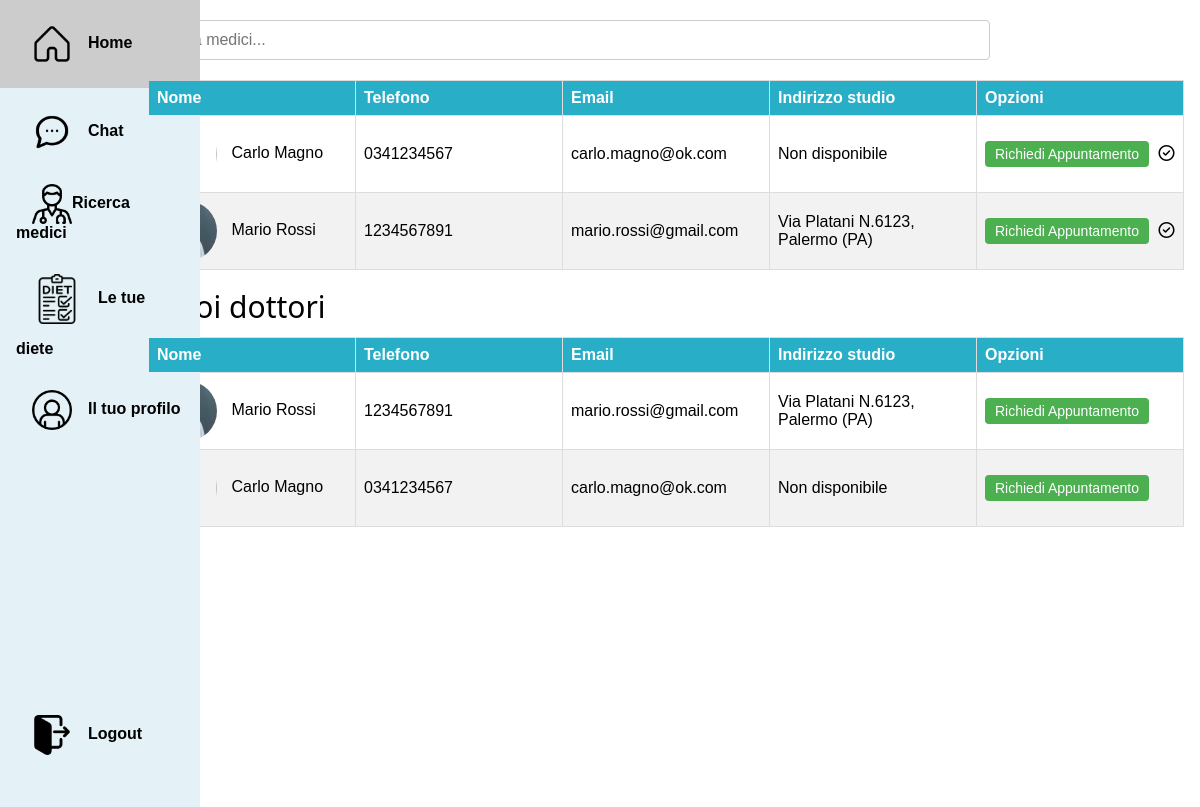
Before: /ricerca_medici/ (signed in) with the older database file.
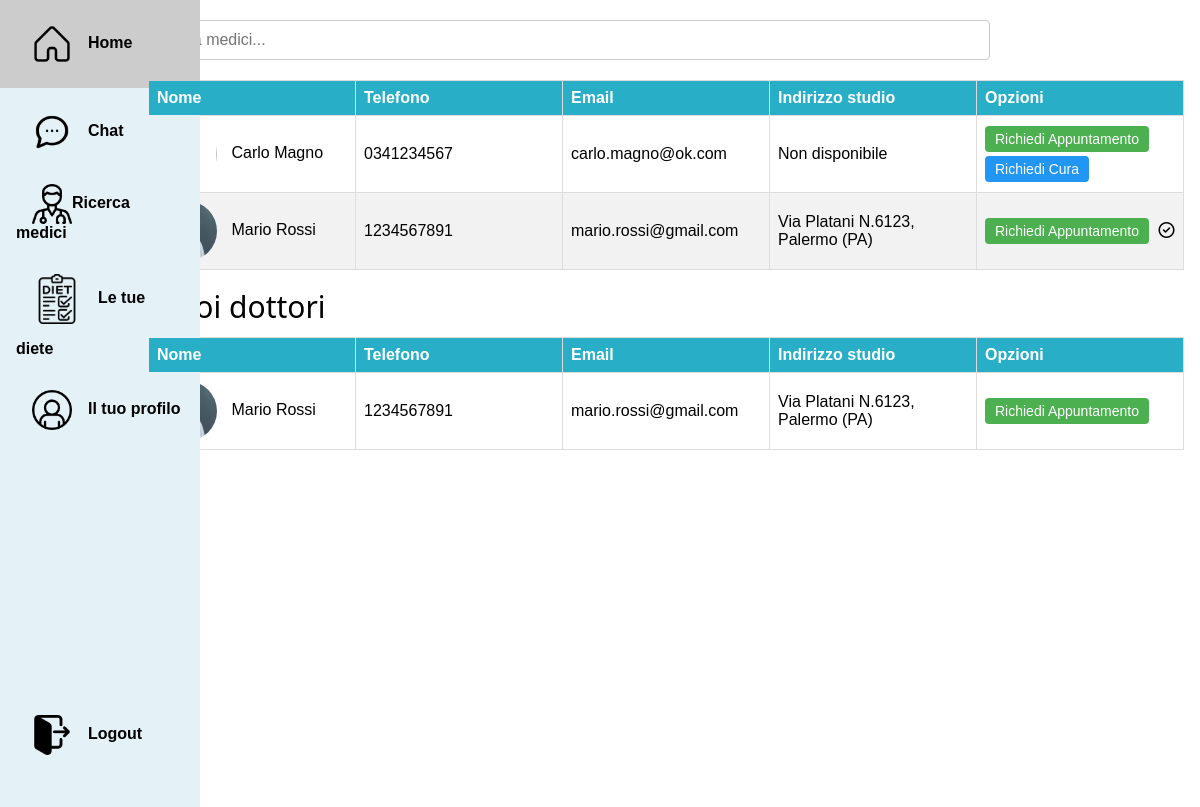
After: the same page with the newer database file.
### myapp/models.py (models this page shows, shortened)
class Utente(AbstractUser):
    cf = models.CharField(max_length=16, blank=True)
    nome = models.CharField(max_length=30, blank=True)
    cognome = models.CharField(max_length=30, blank=True)
    provincia = models.CharField(max_length=2, blank=True)
    telefono = models.CharField(max_length=10)
    email = models.EmailField(max_length=100, blank=True)
    genere = models.CharField(max_length=1, choices=[('M', 'Maschio'), ('F', 'Femmina')])
    data_nascita = models.DateField()
    foto_profilo = models.ImageField(upload_to='images/', default='images/default.jpg')
    tipo_utente = models.BooleanField(default=False)  # tipo = 1 => dottore, tipo = 0 => paziente
    objects = CustomUserManager()

class Studio(models.Model):
    medico = models.OneToOneField(Utente, on_delete=models.CASCADE, limit_choices_to={'tipo_utente': True})
    via = models.CharField(max_length=50,blank=True)
    civico = models.IntegerField(blank=True)
    citta = models.CharField(max_length=30,blank=True)
    provincia = models.CharField(max_length=2,blank=True)

class Cura(models.Model):
    idDottore = models.ForeignKey(Utente, related_name='cure_dottore', null=True, on_delete=models.CASCADE)
    idPaziente = models.ForeignKey(Utente, related_name='cure_paziente', null=True, on_delete=models.CASCADE)
    statoRichiesta=models.IntegerField(default=-1)

### myapp/views.py (the view)
# urls.py: path('ricerca_medici/', views.ricerca, name='ricerca'),
@login_required
def ricerca(request):
    paziente = request.user
    doctors = Utente.objects.filter(tipo_utente=True).select_related('studio').order_by('nome', 'cognome')
    richieste_paziente = Cura.objects.filter(idPaziente=paziente).values_list('idDottore_id', flat=True)
    medici_curanti = Cura.objects.filter(idPaziente=paziente, statoRichiesta=1).select_related('idDottore')
    context={
        'doctors': doctors,
        'richieste_dottori': richieste_paziente,
        'medici_curanti': medici_curanti
    }
    return render(request, 'ricerca_medici.html', context)

### myapp/templates/ricerca_medici.html (shortened to what this page needs)
{% extends 'base.html' %}
{% load static %}
{% block content %}
{% load static %}
<link rel="stylesheet" href="{% static 'css/doctors.css' %}">
<div class="search-container w3-margin-left">
    <input type="text" id="searchInput" placeholder="Cerca medici..." onkeyup="searchDoctors()">
</div>
<div class="results-container w3-margin-left  w3-margin-right">
    <table class="results-table table table-striped">
        <thead>
            <tr>
                <th>Nome</th>
                <th>Telefono</th>
                <th>Email</th>
                <th>Indirizzo studio</th>
                <th>Opzioni</th>
            </tr>
        </thead>
        <tbody id="resultsBody">
            {% for doctor in doctors %}
            <tr>
                <td>
                    {{ doctor.nome }} {{ doctor.cognome }}
                </td>
                <td>{{ doctor.telefono }}</td>
                <td>{{ doctor.email }}</td>
                <td>
                    {% if doctor.studio %}
                    Via {{ doctor.studio.via }} N.{{ doctor.studio.civico }}, {{ doctor.studio.citta }}
                    ({{doctor.studio.provincia }})
                    {%else%}
                    Non disponibile
                    {% endif %}
                </td>
                <td class="action-buttons">
                    <button class="appointment-button" onclick="openAppointmentModal('{{ doctor.id }}')">Richiedi
                        Appuntamento</button>
                    <form method="post" action="{% url 'richiesta_cura' doctor.id %}" style="display:inline;">
                        {% if doctor.id in richieste_dottori %}
                        <i class="far fa-check-circle"> </i>
                        {% else %}
                        <button type="submit" class="treatment-button" style="margin-top: 2%;">Richiedi Cura</button>
                        {% endif %}
                    </form>
                </td>
            </tr>
            {% endfor %}
        </tbody>
    </table>
</div>
<div class="current-doctors-container w3-margin-left w3-margin-right">
    <h2>I tuoi dottori</h2>
    <table class="results-table table table-striped">
        <thead>
            <tr>
                <th>Nome</th>
                <th>Telefono</th>
                <th>Email</th>
                <th>Indirizzo studio</th>
                <th>Opzioni</th>
            </tr>
        </thead>
        <tbody id="currentDoctorsBody">
            {% for cura in medici_curanti %}
            <tr>
                <td>
                    {{ cura.idDottore.nome}} {{ cura.idDottore.cognome }}
                </td>
                <td>{{ cura.idDottore.telefono }}</td>
                <td>{{ cura.idDottore.email }}</td>
                <td>
                    {% if cura.idDottore.studio %}
                    Via {{ cura.idDottore.studio.via }} N.{{ cura.idDottore.studio.civico }},
                    {{cura.idDottore.studio.citta }} ({{ cura.idDottore.studio.provincia }})
                    {%else%}
                    Non disponibile
                    {% endif %}
                </td>
                <td class="action-buttons"><button class="appointment-button"
                        onclick="openAppointmentModal('{{ cura.idDottore.id }}')">Richiedi Appuntamento</button></td>
            </tr>
            {% endfor %}
        </tbody>
    </table>
</div>
{%endblock %}

### myapp/templates/base.html (shortened to what this page needs)
{% load static %}
<!DOCTYPE html>
<html lang="en">
<head>
        <link rel="stylesheet" href="{% static 'css/styles.css' %}">
        <link rel="stylesheet" href="{% static 'css/doctors.css' %}">
        <link rel="stylesheet" href="{% static 'css/diet.css' %}">
        <link rel="stylesheet" href="https://cdnjs.cloudflare.com/ajax/libs/font-awesome/6.6.0/css/all.min.css">
</head>
<div class="w3-sidebar w3-bar-block" style="background-color: #E4F1F6;  font-weight:bold;">
        <a href="{% url 'home' %}" class="w3-bar-item w3-button  "><img class="w3-margin"
                        src="{% static 'images/icons/home.png' %}" alt="Icona home" style="width:40px;">Home</a>
        <a href="{% url 'chats' %}" class="w3-bar-item w3-button "><img class="w3-margin"
                        src="{% static 'images/icons/chat.png' %}" alt="Icona chat" style="width:40px;">Chat</a>
        {%if user.tipo_utente is True %}
        <a href="{% url 'mypats' %}" class="w3-bar-item w3-button"><i class="far fa-calendar-alt w3-padding"></i>I tuoi
                pazienti</a>
        {% else %}
        <a href="{% url 'ricerca' %}" class="w3-bar-item w3-button">
                <img class=" w3-margin-left" src="{% static 'images/icons/doctor.png' %}" alt="Icona Dottore"
                        style="width:40px;">Ricerca medici</a>
        <a href="{% url 'diet' %}" class="w3-bar-item w3-button "><img class="w3-margin"
                        src="{% static 'images/icons/diet.png' %}" alt="Icona Dieta" style="width:50px;">Le tue
                diete</a>
        {%endif%}
        <a href="{% url 'profilo' %}" class="w3-bar-item w3-button "><img class="w3-margin"
                        src="{% static 'images/icons/user.png' %}" alt="Icona profilo" style="width:40px;">Il tuo
                profilo</a>
        <a href="{% url 'logout' %}" class="w3-bar-item w3-button" style="position:absolute; bottom: 5%"><img
                        class="w3-margin" src="{% static 'images/icons/logout.png' %}" alt="Icona logout"
                        style="width:40px;">Logout</a>
</div>
<div class="container" style="width: 90%; height: 100%;margin-top: 20px;">
        {% block content %}{% endblock %}
</div>
</html>

### static/css/styles.css (style rules this page uses)
.search-container { margin-bottom: 20px; }
.search-container input[type="text"] { width: 80%; padding: 10px; font-size: 16px; border: 1px solid #ccc; border-radius: 4px; }
.results-table { width: 100%; border-collapse: collapse; }
.results-table th, .results-table td { border: 1px solid #ccc; padding: 10px; text-align: left; }
.results-table th { background-color: #159096; color: white; }
.results-table tr:nth-child(even) { background-color: #f2f2f2; }
table { border-collapse: collapse; width: 100%; margin-bottom: 1em; }
table, th, td { border: 1px solid #28afc7; }
th, td { padding: 8px; text-align: left; }
th { background-color: #28afc7; color: white; }
.container { width: calc(100% - 250px); height: 100%; margin-left: 11%; margin-top: 3px; gap: 20px; }
html { box-sizing: border-box }
*, *:before, *:after { box-sizing: inherit }
html { -ms-text-size-adjust: 100%; -webkit-text-size-adjust: 100% }
a { background-color: transparent }
img { border-style: none; width: auto; height: auto; }
button, input, select, textarea, optgroup { font: inherit; margin: 0 }
button, input { overflow: visible }
button, select { text-transform: none }
button, [type=button], [type=reset], [type=submit] { -webkit-appearance: button }
html, body { font-family: Arial, sans-serif; margin: 0; padding: 0; display: flex; margin: 0; height: 100%; width: 100%; }
html { overflow-x: hidden }
h2 { font-size: 30px }
h1, h2, h3, h4, h5, h6 { font-family: "Segoe UI", Arial, sans-serif; font-weight: 400; margin: 10px 0 }
img { vertical-align: middle }
a { color: inherit }
.w3-btn, .w3-button { border: none; display: inline-block; padding: 8px 16px; vertical-align: middle; overflow: hidden; text-decoration: none; color: inherit; background-color: inherit; text-align: center; cursor: pointer; white-space: nowrap }
.w3-btn, .w3-button { -webkit-touch-callout: none; -webkit-user-select: none; -khtml-user-select: none; -moz-user-select: none; -ms-user-select: none; user-select: none }
.w3-sidebar { height: 100%; width: 200px; background-color: #fff; position: fixed !important; z-index: 1; overflow: auto }
.w3-bar-block .w3-bar-item { width: 100%; display: block; padding: 8px 16px; text-align: left; border: none; white-space: normal; float: none; outline: 0 }
.w3-margin { margin: 16px !important }
.w3-margin-left { margin-left: 16px !important }
.w3-margin-right { margin-right: 16px !important }

### static/css/doctors.css (style rules this page uses)
.search-container { margin-bottom: 20px; }
.search-container input[type="text"] { width: 80%; padding: 10px; font-size: 16px; border: 1px solid #ccc; border-radius: 4px; }
.results-table { width: 100%; border-collapse: collapse; }
.results-table th, .results-table td { border: 1px solid #ccc; padding: 10px; text-align: left; }
.results-table th { background-color: #159096; color: white; }
.results-table tr:nth-child(even) { background-color: #f2f2f2; }
.action-buttons button { padding: 5px 10px; margin-right: 5px; font-size: 14px; border: none; border-radius: 4px; cursor: pointer; }
.appointment-button { background-color: #4CAF50; color: white; }
.treatment-button { background-color: #2196F3; color: white; }

### static/css/diet.css (style rules this page uses)
table { border-collapse: collapse; width: 100%; margin-bottom: 1em; }
table, th, td { border: 1px solid #28afc7; }
th, td { padding: 8px; text-align: left; }
th { background-color: #28afc7; color: white; }
.results-table thead th { background-color: #28afc7; border: 1px solid #ddd; padding: 8px; text-align: left; position: sticky; top: 0; width: 20%; z-index: 1; }
.results-table tbody td { border: 1px solid #ddd; padding: 8px; text-align: left; width: 20%; }

Changed rows visible on the page:
removed Cura: idDottore.nome "Carlo", idDottore.cognome "Magno", idDottore.telefono "0341234567", idDottore.email "carlo.magno@ok.com", shows "Non disponibile"
changed Utente "Carlo": now shows "Richiedi Cura"
